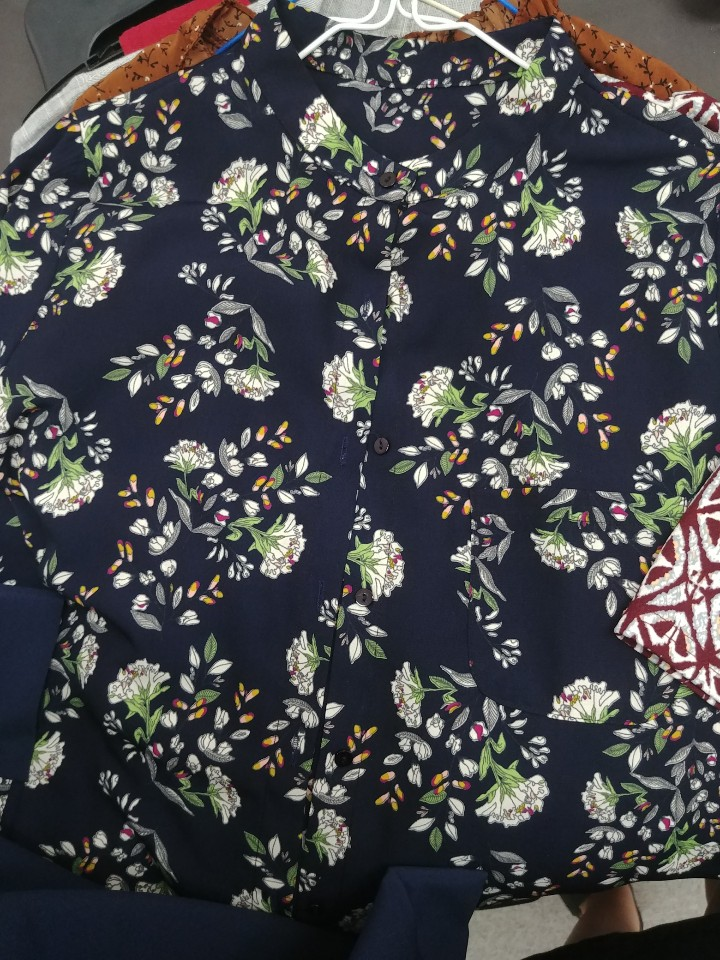
#> input picture clustering_test.jpg, 720 x 960 px
$ python color_clustrering_test.py
#> lines starting #> are read from the running program, lines starting #| are printed output that depends on the picture; long printed decimals are rounded

import numpy as np
import cv2

image = cv2.imread('clustering_test.jpg')
#> image is the input picture: shape (960, 720, 3); mean B, G, R 76.4, 73.9, 73.9
temp = image.reshape((-1, 3))

temp = np.float32(temp)

criteria = (cv2.TERM_CRITERIA_EPS + cv2.TERM_CRITERIA_MAX_ITER, 5, 1.0)
K = 2
attemps = 10
ret, label, center = cv2.kmeans(temp, K, None, criteria, attemps, cv2.KMEANS_RANDOM_CENTERS)
#> ret = 1.71e+09; center = [[158.5, 171.4, 171.7], [49.91, 42.37, 42.29]]

center = np.uint8(center)
#> center = [[158, 171, 171], [49, 42, 42]]
print('ret:', ret)
#| ret: 1710030977.556
print('label:', label)
#> (printed output is left out)
print('center:', center)
#| center: [[158 171 171]
#|  [ 49  42  42]]

num_label = np.zeros(K, dtype = int)
for i in label:
    num_label[i] += 1
#> after the loop, num_label = [168752, 522448]
major_color_index = num_label.argmax()
#> major_color_index = 1
one_pixel = np.uint8([[center[major_color_index]]])
#> one_pixel = [[49, 42, 42]]
major_color = cv2.cvtColor(one_pixel, cv2.COLOR_BGR2RGB)
#> major_color = [[42, 42, 49]]
print('major_color:', major_color)
#| major_color: [[[42 42 49]]]

res = center[label.flatten()]
res2 = res.reshape((image.shape))
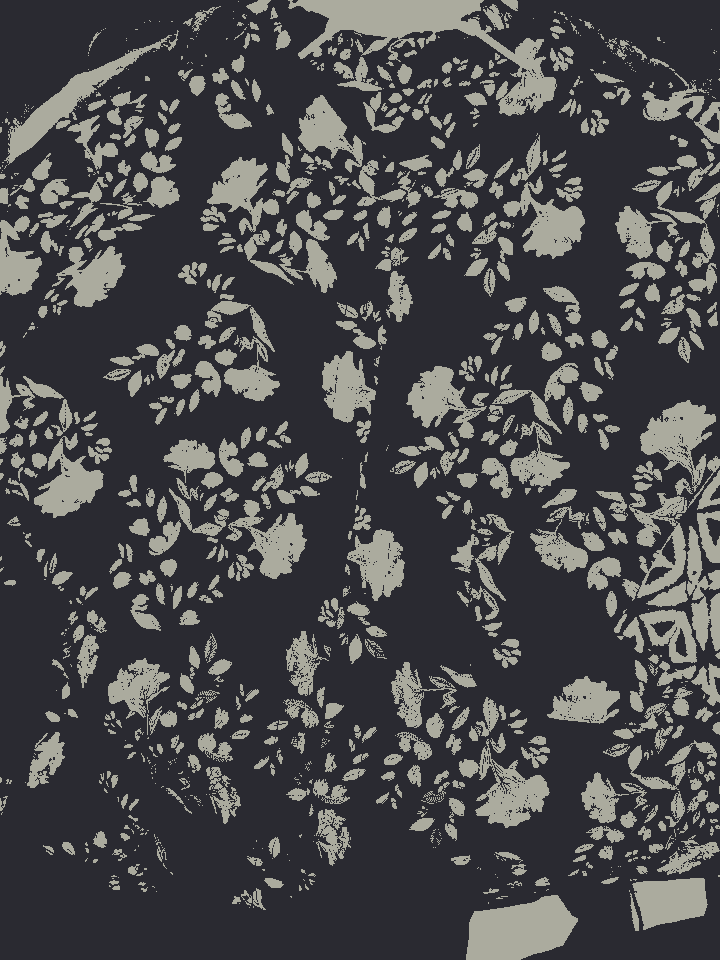
#> res2: shape (960, 720, 3); mean B, G, R 75.6, 73.5, 73.5
cv2.imshow('res2', res2)
cv2.waitKey(0)
cv2.destroyAllWindows()
